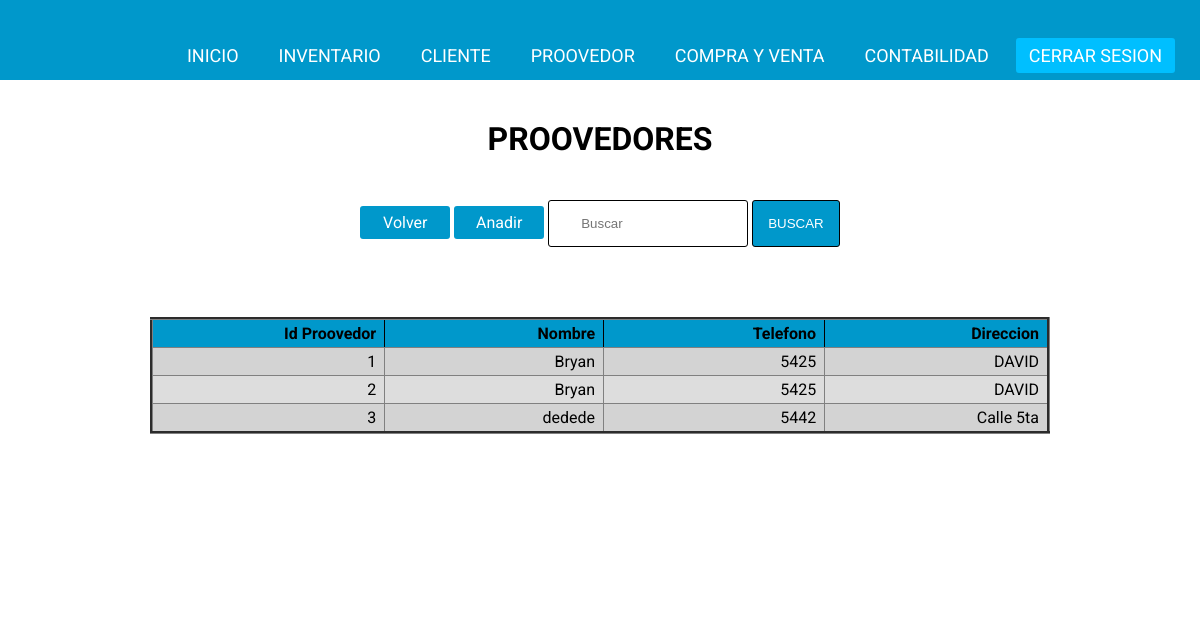
/avicolap/proovedor/index.php (signed in), run on the app's committed database.
### tables this page shows
CREATE TABLE `proovedor` (
  `id_proovedor` int NOT NULL AUTO_INCREMENT,
  `nombre` varchar(45) NOT NULL,
  `telefono` varchar(45) NOT NULL,
  `direccion` varchar(45) NOT NULL,
  PRIMARY KEY (`id_proovedor`)
);

### avicolap/proovedor/index.php (the view, shortened to what this page needs)
<?php
    require 'sesion.php';
    require '../menu.php';
?>
<htmnl>
    <a style="color: white;">.</a>
    <h1>PROOVEDORES</h1>
<head>
</head>
    <class id="va">
        <a  href="../inicio.php">Volver</a>
        <a  href="add.php">Anadir</a>
    </class>
    <form id="as" action="buscar.php" method="POST">
        <input type="text" placeholder="Buscar" name="buscar" >
        <input  type="submit" value="BUSCAR" id="buscar">
        <link rel="stylesheet" href="style/style.css" >
    </form>
    <div id="tabla">
        <table border="3" id="customers">
        <tr>
            <thead>
                <th> Id Proovedor </th>
                <th> Nombre </th>
                <th> Telefono </th>
                <th> Direccion </th>
            </thead>
        </tr>
            <?php
             $sql="SELECT * FROM proovedor ";
             $result =mysqli_query($conn,$sql );
             while($mostrar= mysqli_fetch_array($result)) {
            ?>
            <tr>
            <td> <?php echo $mostrar ['id_proovedor'] ?> </td>
            <td> <?php echo $mostrar ['nombre'] ?> </td>
            <td> <?php echo $mostrar ['telefono'] ?> </td>
            <td> <?php echo $mostrar ['direccion'] ?> </td>
            </tr>
            <?php
             }
            ?>
            <link rel="stylesheet" href="style/style.css" >
        </table>
    </div>
</htmnl>

### avicolap/proovedor/style/style.css (style rules this page uses)
body { margin: 0; padding: 0; font-family: 'Roboto', sans-serif; text-align: center; border:black 1px; }
input[type="submit"] { color: #fff; background: #0098cb; cursor: pointer; text-align: center; }
input[type="text"] { padding: 15px 32px;; display: inline-block; width: 200px; margin: 10px auto; border: 0; border-radius: 3px; border: black 1px solid; }
body { background-color: #fff; font-family: 'Roboto'; border: 1px black; }
#tabla { margin: 50px auto; background-color: #fff; text-align: right; overflow-y:scroll; height: 300px; width: 900px; }
#tabla td { width: 10; height: 10; border-collapse: collapse; text-align: right; }
#tabla table { width:698x; background-color:lightgray; text-align: right; border-collapse: collapse; }
#tabla th { position: sticky; background-color: #0098cb; border-color: #000000 ; top: 0px; text-align: right; border-collapse: collapse; }
#tabla th, td { border: solid 1x; padding: 4px; width: 300px; padding: 4px; white-space: pre; border-collapse: collapse; }
#tabla thead { background-color:#0098cb ; }
#tabla tr:nth-child(even) { background-color: #ddd; }
#va a { padding: 7px 20px; display: inline-block; color: #fff; background: #0098cb; width: 50px; margin: 8px auto; border-radius: 3px; cursor: pointer; text-align: center; text-decoration: none; }
#as input[type="text"] { padding: 15px 32px;; display: inline-block; width: 200px; margin: 10px auto; border: 0; border-radius: 3px; border: black 1px solid; }
#as input[type="submit"] { outline: none; padding: 15px; width: 150x; border-radius: 3px; border: 1px solid rgb(0, 0, 0); margin: 20px auto; }
#tabla1 th, td { border: solid 1x; padding: 4px; width: 300px; padding: 4px; white-space: pre; border-collapse: collapse; }
#editar select, form { display: inline; }
input[type="text"], select { outline: none; padding: 20px; display: block; width: 300px; border-radius: 3px; border: 1px solid rgb(0, 0, 0); margin: 20px auto; }
#botones form, input[type="submit"] { color: #fff; padding: 20px; background: #0098cb; cursor: pointer; text-align: center; }

### data on the page
proovedor: id_proovedor "1", nombre "Bryan", telefono "5425", direccion "DAVID"
proovedor: id_proovedor "2", nombre "Bryan", telefono "5425", direccion "DAVID"
proovedor: id_proovedor "3", nombre "dedede", telefono "5442", direccion "Calle 5ta"
